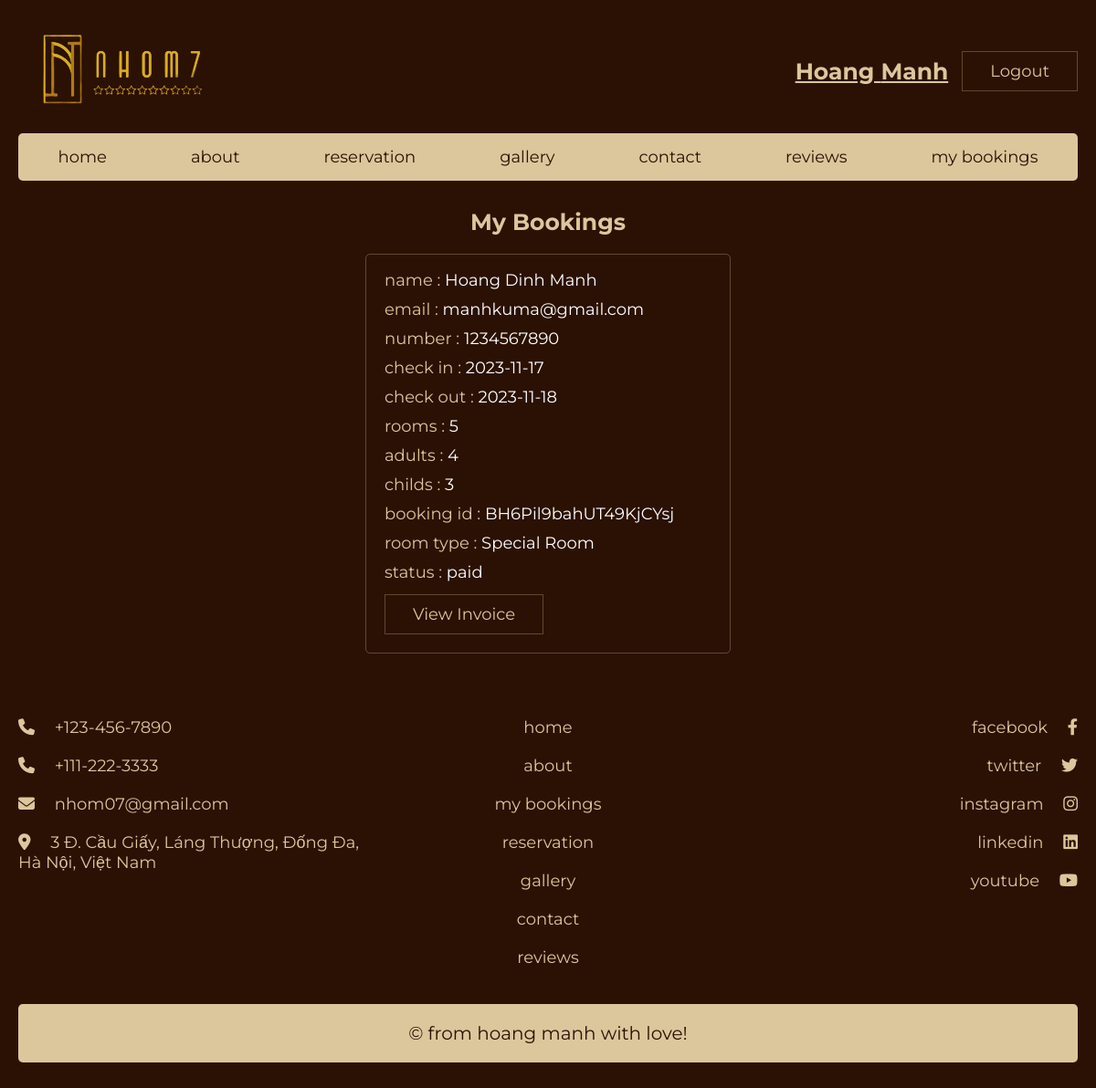
Screenshot of /bookings.php (signed in) with the database file from the repository.
### tables this page shows
CREATE TABLE `users` (
  `id` varchar(20) NOT NULL,
  `email` varchar(255) NOT NULL,
  `first_name` varchar(50) NOT NULL,
  `last_name` varchar(50) NOT NULL,
  `password` varchar(255) NOT NULL
);

CREATE TABLE `bookings` (
  `user_id` varchar(20) NOT NULL,
  `booking_id` varchar(20) NOT NULL,
  `name` varchar(50) NOT NULL,
  `email` varchar(50) NOT NULL,
  `number` varchar(10) NOT NULL,
  `rooms` int(1) NOT NULL,
  `check_in` varchar(10) NOT NULL,
  `check_out` varchar(10) NOT NULL,
  `adults` int(1) NOT NULL,
  `childs` int(1) NOT NULL,
  `room_type` int(11) NOT NULL,
  `status` enum('pending','success','paying','paid') NOT NULL DEFAULT 'pending'
);

CREATE TABLE `services` (
  `id` int(11) NOT NULL,
  `name` varchar(50) NOT NULL,
  `price` decimal(10,2) NOT NULL,
  `image_url` varchar(50) NOT NULL
);

### bookings.php (the view, shortened to what this page needs)
<?php
include 'components/connect.php';
?>
<!DOCTYPE html>
<html lang="en">
<head>
   <link rel="stylesheet" href="https://cdn.jsdelivr.net/npm/swiper@8/swiper-bundle.min.css" />
   <link rel="stylesheet" href="https://cdnjs.cloudflare.com/ajax/libs/font-awesome/6.2.0/css/all.min.css">
   <link rel="stylesheet" href="css/style.css">
</head>
<body>
   <?php include 'components/user_header.php'; ?>
   <section class="bookings">
      <h1 class="heading">my bookings</h1>
      <div class="box-container">
         <?php
         $select_bookings = $conn->prepare("SELECT * FROM `bookings` WHERE user_id = ?");
         $select_bookings->execute([$user_id]);
         if ($select_bookings->rowCount() > 0) {
            while ($fetch_booking = $select_bookings->fetch(PDO::FETCH_ASSOC)) {
               $service_id = $fetch_booking['room_type'];
               $select_services = $conn->prepare("SELECT * FROM `services` WHERE id = ? LIMIT 1");
               $select_services->execute([$service_id]);
               $service = $select_services->fetch(PDO::FETCH_ASSOC);
               ?>
               <div class="box">
                  <p>name : <span>
                        <?= $fetch_booking['name']; ?>
                     </span></p>
                  <p>email : <span>
                        <?= $fetch_booking['email']; ?>
                     </span></p>
                  <p>number : <span>
                        <?= $fetch_booking['number']; ?>
                     </span></p>
                  <p>check in : <span>
                        <?= $fetch_booking['check_in']; ?>
                     </span></p>
                  <p>check out : <span>
                        <?= $fetch_booking['check_out']; ?>
                     </span></p>
                  <p>rooms : <span>
                        <?= $fetch_booking['rooms']; ?>
                     </span></p>
                  <p>adults : <span>
                        <?= $fetch_booking['adults']; ?>
                     </span></p>
                  <p>childs : <span>
                        <?= $fetch_booking['childs']; ?>
                     </span></p>
                  <p>booking id : <span>
                        <?= $fetch_booking['booking_id']; ?>
                     </span></p>
                  <p>room type : <span>
                        <?= $service['name'] ?>
                     </span></p>
                  <p>status : <span>
                        <?= $fetch_booking['status'] ?>
                     </span></p>
                  <form action="" method="POST">
                     <?php switch ($fetch_booking['status']) {
                        case 'pending': ?>
                           <?php break;
                        default ?>
                           <a href="invoice.php?booking_id=<?= $fetch_booking['booking_id']; ?>" class="btn">view invoice</a>
                           <?php break;
                     } ?>
                  </form>
               </div>
               <?php
            }
         }
         ?>
      </div>
   </section>
   <?php include 'components/footer.php'; ?>
</body>
</html>

### components/user_header.php (shortened to what this page needs)
<section class="header">
   <div class="flex">
      <a href="index.php#home" class="logo">
         <img src="images/logormbg.png">
      </a>
      <?php
      require_once 'components/connect.php';
      $user_id = $_COOKIE['user_id'];
      $select_user = $conn->prepare("SELECT * FROM `users` WHERE `id` = ?");
      $select_user->execute([$user_id]);
      $fetch_user = $select_user->fetch(PDO::FETCH_ASSOC);
      ?>
      <div class="flex">
         <?php if (isset($fetch_user) && $fetch_user) { ?>
            <div class="flex">
               <h1 class="logo" style="text-decoration-line: underline;">
                  <?= $fetch_user['first_name'] . ' ' . $fetch_user['last_name']; ?>
               </h1>
               <form action="" method="POST">
                  <input type="submit" value="Logout" onclick="return confirm('Logout this user?');" name="logout"
                     class="btn">
               </form>
            </div>
         <?php } else { ?>
            <a href="authentication.php" class="btn">Login</a>
            <a href="authentication.php" class="btn">Register</a>
         <?php } ?>
      </div>
   </div>
   <nav class="navbar">
      <a href="index.php#home">home</a>
      <a href="index.php#about">about</a>
      <?php if ($fetch_user): ?>
         <a href="reservation.php">reservation</a>
      <?php else: ?>
         <a href="authentication.php" onclick="return confirm('Login to make a reservation.');">reservation</a>
      <?php endif; ?>
      <a href="index.php#gallery">gallery</a>
      <a href="index.php#contact">contact</a>
      <a href="index.php#reviews">reviews</a>
      <?php if ($fetch_user): ?>
         <a href="bookings.php">my bookings</a>
      <?php else: ?>
         <a href="authentication.php" onclick="return confirm('Login to view my bookings.');">my bookings</a>
      <?php endif; ?>
   </nav>
</section>

### css/style.css (style rules this page uses)
:root { --main-color:#2B1103; --sub-color:#DCC69C; --white:#fff; --border:.1rem solid rgba(220, 198, 156, .3); }
* { font-family: 'Montserrat', sans-serif; margin: 0; padding: 0; box-sizing: border-box; outline: none; border: none; text-decoration: none; }
html { font-size: 62.5%; overflow-x: hidden; scroll-behavior: smooth; scroll-padding-top: 2rem; }
body { background-color: var(--main-color); }
section { padding: 3rem 2rem; max-width: 1200px; margin: 0 auto; }
.btn { display: inline-block; cursor: pointer; padding: 1rem 3rem; border: var(--border); font-size: 1.8rem; color: var(--sub-color); text-align: center; text-transform: capitalize; transition: .2s linear; margin-top: 1rem; background-color: var(--main-color); }
.header { padding-bottom: 0; }
.header .flex { display: flex; align-items: center; justify-content: space-between; gap: 1.5rem; }
.header .flex .logo { color: var(--sub-color); font-size: 2.5rem; }
.header .flex .btn { margin-top: 0; }
.header .navbar { display: flex; align-items: center; justify-content: space-around; gap: 1.5rem; margin-top: 2rem; background-color: var(--sub-color); padding: .5rem; border-radius: .5rem; }
.header .navbar a { font-size: 1.8rem; color: var(--main-color); padding: 1rem 3rem; border-radius: .5rem; }
.bookings .heading { text-align: center; margin-bottom: 2rem; color: var(--sub-color); font-size: 2.5rem; text-transform: capitalize; }
.bookings .box-container { display: grid; grid-template-columns: repeat(auto-fit, 40rem); gap: 1.5rem; justify-content: center; align-items: flex-start; }
.bookings .box-container .box { border-radius: .5rem; padding: 2rem; padding-top: 1rem; border: var(--border); }
.bookings .box-container .box p { line-height: 1.5; padding-top: .5rem; font-size: 1.8rem; color: var(--sub-color); }
.bookings .box-container .box p span { color: var(--white); }

### rows the page displays
users: first_name "Hoang", last_name "Manh"
bookings: name "Hoang Dinh Manh", email "manhkuma@gmail.com", number "1234567890", check_in "2023-11-17", check_out "2023-11-18", rooms "5", adults "4", childs "3", booking_id "BH6Pil9bahUT49KjCYsj", services.name "Special Room", status "paid"
